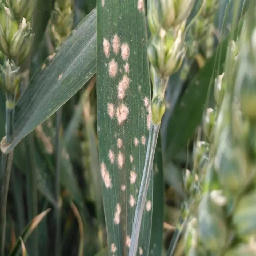
#> input picture 1/original__0_4898200.png, 256 x 256 px, found by its file name
$ python ilk_dersim.py
#> lines starting #> are read from the running program, lines starting #| are printed output that depends on the picture
# -*- coding: utf-8 -*-
"""
Created on Tue Apr  9 12:13:29 2024

@author: RUMEYSA
"""

import cv2
from matplotlib import pyplot as plt

image=cv2.imread("C:/Users/RUMEYSA/opencv_lessons/1/original__0_4898200.png",0)
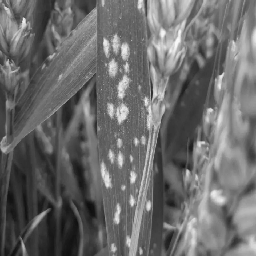
#> image: shape (256, 256); min 12, max 251, mean 107.1
#0 parametresigri tonlamaya donusturuyor


#pencere olusturmak#
#cv2.namedWindow("image1",cv2.WINDOW_AUTOSIZE)
#Wındow_normal yaptıgımız zaman resmi buyultup kucultebiliyoruz
#cv2.imshow("image1", image)

cv2.imshow("wheat", image)

plt.imshow(image, cmap="gray")
plt.show()


k=cv2.waitKey(0)
#> (key q is pressed here)


if k==27:
    print("ESC tusuna basıldı")

elif k==ord("q")    :
    print("q tusuna basıldı,resim kayıt edildi")
    cv2.imwrite("wheatgri.jpg", image)
#bu swkilde yaptıgımızda klasore wheatgri imagini ekliyor.


#cv2.destroyWindow("image")
cv2.destroyAllWindows()

$ run again, with 1/10.jpg saved as 1/original__0_4898200.png
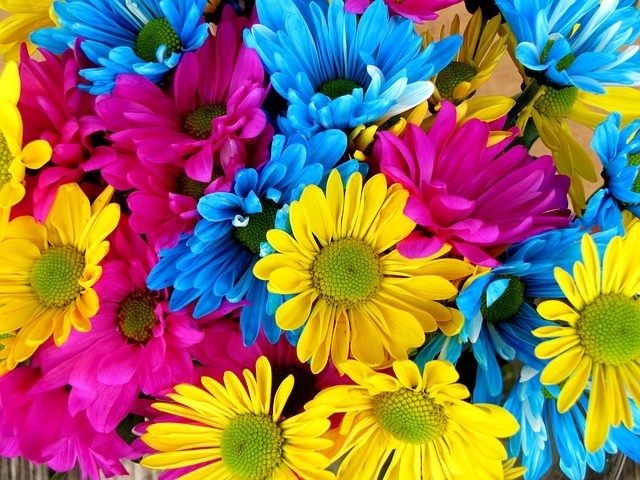
#> input picture 1/10.jpg, 640 x 480 px, found by its file name
#> `image=cv2.imread("C:/Users/RUMEYSA/opencv_lessons/1/original__0_489820..`:
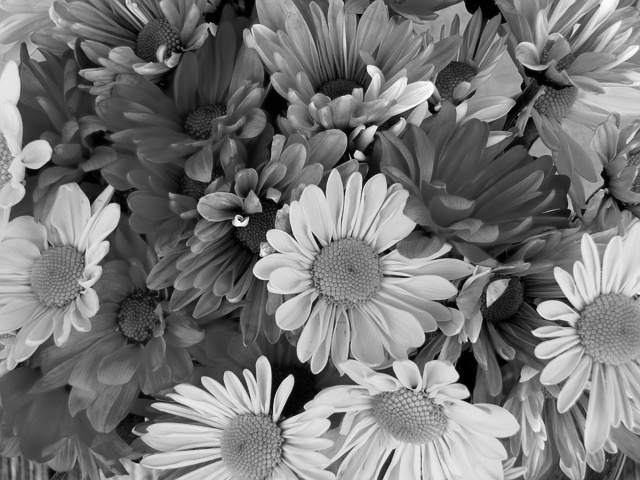
#> image: shape (480, 640); min 0, max 254, mean 118.4

$ run again, with 1/2.jpg saved as 1/original__0_4898200.png
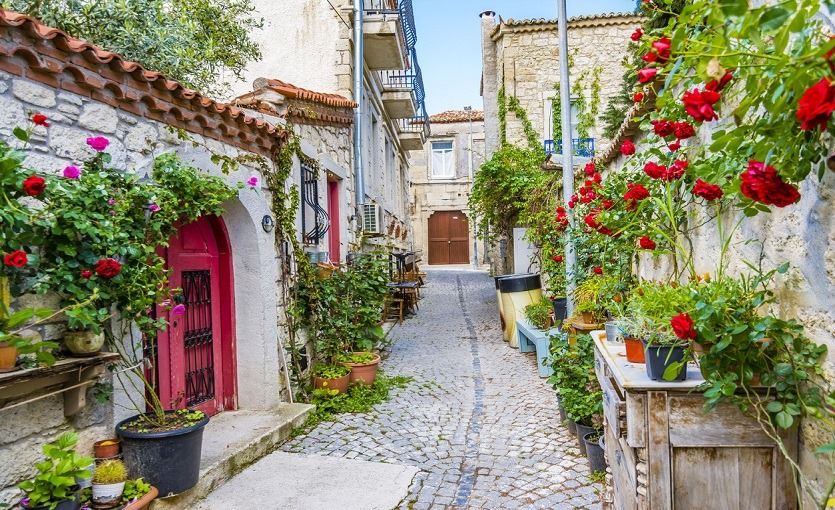
#> input picture 1/2.jpg, 835 x 510 px, found by its file name
#> `image=cv2.imread("C:/Users/RUMEYSA/opencv_lessons/1/original__0_489820..`:
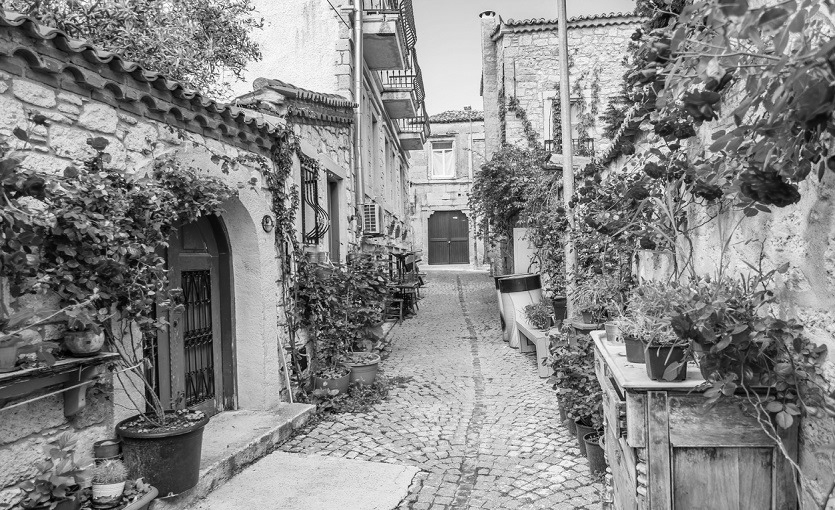
#> image: shape (510, 835); min 0, max 255, mean 135.4
